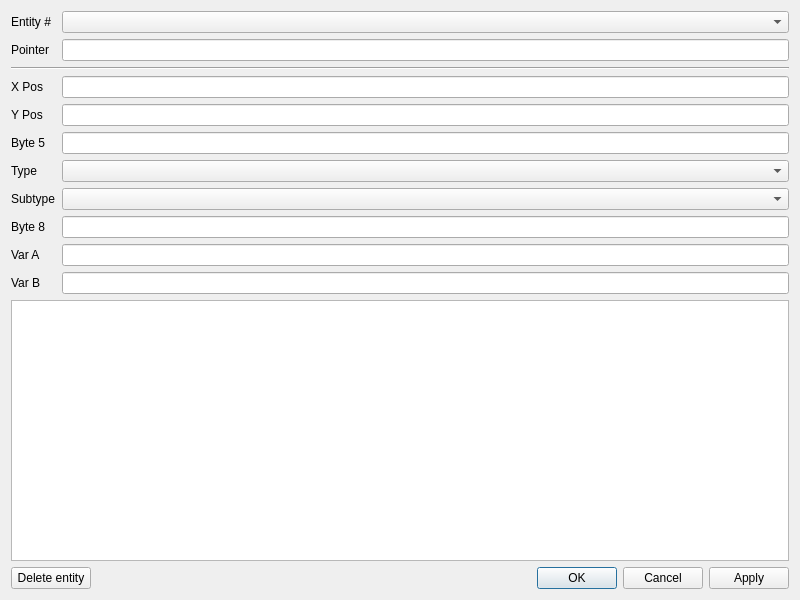
<?xml version="1.0" encoding="UTF-8"?>
<ui version="4.0">
 <class>EntityEditor</class>
 <widget class="QDialog" name="EntityEditor">
  <property name="geometry">
   <rect>
    <x>0</x>
    <y>0</y>
    <width>800</width>
    <height>600</height>
   </rect>
  </property>
  <property name="windowTitle">
   <string>Entity Editor</string>
  </property>
  <layout class="QVBoxLayout" name="verticalLayout">
   <item>
    <layout class="QGridLayout" name="gridLayout">
     <item row="10" column="0">
      <widget class="QLabel" name="label_6">
       <property name="text">
        <string>Var B</string>
       </property>
      </widget>
     </item>
     <item row="10" column="1">
      <widget class="QLineEdit" name="var_b"/>
     </item>
     <item row="3" column="1">
      <widget class="QLineEdit" name="x_pos"/>
     </item>
     <item row="7" column="1">
      <widget class="QComboBox" name="subtype"/>
     </item>
     <item row="0" column="1">
      <widget class="QComboBox" name="entity_index"/>
     </item>
     <item row="1" column="1">
      <widget class="QLineEdit" name="pointer"/>
     </item>
     <item row="5" column="0">
      <widget class="QLabel" name="label">
       <property name="text">
        <string>Byte 5</string>
       </property>
      </widget>
     </item>
     <item row="0" column="0">
      <widget class="QLabel" name="label_10">
       <property name="text">
        <string>Entity #</string>
       </property>
      </widget>
     </item>
     <item row="4" column="1">
      <widget class="QLineEdit" name="y_pos"/>
     </item>
     <item row="5" column="1">
      <widget class="QLineEdit" name="byte_5"/>
     </item>
     <item row="6" column="1">
      <widget class="QComboBox" name="type"/>
     </item>
     <item row="6" column="0">
      <widget class="QLabel" name="label_2">
       <property name="text">
        <string>Type</string>
       </property>
      </widget>
     </item>
     <item row="7" column="0">
      <widget class="QLabel" name="label_3">
       <property name="text">
        <string>Subtype</string>
       </property>
      </widget>
     </item>
     <item row="4" column="0">
      <widget class="QLabel" name="label_8">
       <property name="text">
        <string>Y Pos</string>
       </property>
      </widget>
     </item>
     <item row="8" column="1">
      <widget class="QLineEdit" name="byte_8"/>
     </item>
     <item row="9" column="0">
      <widget class="QLabel" name="label_5">
       <property name="text">
        <string>Var A</string>
       </property>
      </widget>
     </item>
     <item row="1" column="0">
      <widget class="QLabel" name="label_9">
       <property name="text">
        <string>Pointer</string>
       </property>
      </widget>
     </item>
     <item row="3" column="0">
      <widget class="QLabel" name="label_7">
       <property name="text">
        <string>X Pos</string>
       </property>
      </widget>
     </item>
     <item row="9" column="1">
      <widget class="QLineEdit" name="var_a"/>
     </item>
     <item row="8" column="0">
      <widget class="QLabel" name="label_4">
       <property name="text">
        <string>Byte 8</string>
       </property>
      </widget>
     </item>
     <item row="2" column="0" colspan="2">
      <widget class="Line" name="line">
       <property name="orientation">
        <enum>Qt::Horizontal</enum>
       </property>
      </widget>
     </item>
    </layout>
   </item>
   <item>
    <widget class="QPlainTextEdit" name="entity_doc"/>
   </item>
   <item>
    <layout class="QHBoxLayout" name="horizontalLayout">
     <item>
      <widget class="QPushButton" name="delete_entity_button">
       <property name="text">
        <string>Delete entity</string>
       </property>
      </widget>
     </item>
     <item>
      <widget class="QDialogButtonBox" name="buttonBox">
       <property name="standardButtons">
        <set>QDialogButtonBox::Apply|QDialogButtonBox::Cancel|QDialogButtonBox::Ok</set>
       </property>
      </widget>
     </item>
    </layout>
   </item>
  </layout>
 </widget>
 <resources/>
 <connections/>
</ui>
